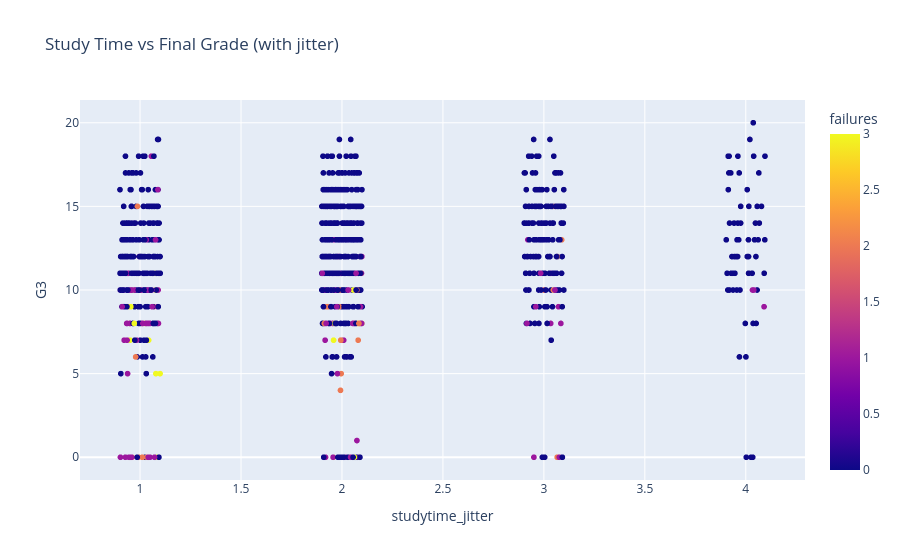

Write notebook code for a chart like this one.
### Code cell
import pandas as pd
import plotly.express as px

import numpy as np

df["studytime_jitter"] = df["studytime"] + np.random.uniform(-0.1, 0.1, size=len(df))

fig = px.scatter(
    df,
    x="studytime_jitter",
    y="G3",
    color="failures",
    title="Study Time vs Final Grade (with jitter)"
)

fig.show()

### Figure 1 — Plotly figure (JSON) as saved in the notebook; plotly's stock layout.template omitted (floating-point values rounded to 4 significant figures; data arrays with more than 128 entries replaced by an {"elided": "..."} marker saying what was removed)
{"data": [{"hovertemplate": "studytime_jitter=%{x}<br>G3=%{y}<br>failures=%{marker.color}<extra></extra>", "legendgroup": "", "marker": {"color": {"elided": "1044 int values"}, "coloraxis": "coloraxis", "symbol": "circle"}, "mode": "markers", "name": "", "showlegend": false, "type": "scattergl", "x": {"elided": "1044 float values"}, "xaxis": "x", "y": {"elided": "1044 int values"}, "yaxis": "y"}], "layout": {"coloraxis": {"colorbar": {"title": {"text": "failures"}}, "colorscale": [[0, "#0d0887"], [0.1111, "#46039f"], [0.2222, "#7201a8"], [0.3333, "#9c179e"], [0.4444, "#bd3786"], [0.5556, "#d8576b"], [0.6667, "#ed7953"], [0.7778, "#fb9f3a"], [0.8889, "#fdca26"], [1, "#f0f921"]]}, "legend": {"tracegroupgap": 0}, "title": {"text": "Study Time vs Final Grade (with jitter)"}, "xaxis": {"anchor": "y", "domain": [0, 1], "title": {"text": "studytime_jitter"}}, "yaxis": {"anchor": "x", "domain": [0, 1], "title": {"text": "G3"}}}}
